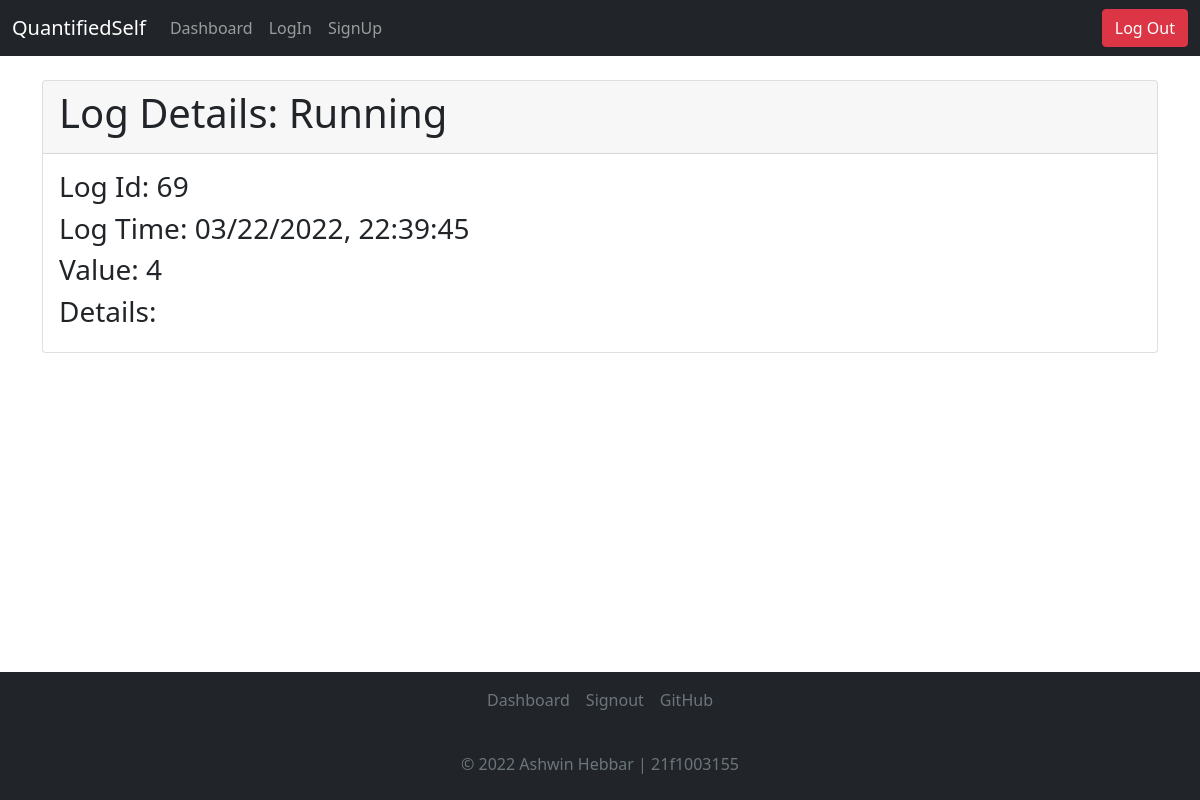
The page /dashboard/43/logs/69 (signed in) on the database its author committed.
### application/models.py (models this page shows)
class Tracker(db.Model):
    __tablename__ = 'tracker'
    id = db.Column(db.Integer, autoincrement=True, primary_key=True)
    userid = db.Column(db.Integer, db.ForeignKey("user.id"))
    name = db.Column(db.String, nullable=False)
    type = db.Column(db.Integer, nullable = False)
    choices = db.Column(db.String)
    details = db.Column(db.String)
    time = db.Column(db.String, nullable=False)

class Logs(db.Model):
    __tablename__ = 'logs'
    id = db.Column(db.Integer, autoincrement=True, primary_key=True)
    userid = db.Column(db.Integer, db.ForeignKey("user.id"))
    tid = db.Column(db.Integer, db.ForeignKey("tracker.id"))
    value = db.Column(db.String, nullable = False)
    data = db.Column(db.String)
    time = db.Column(db.String, nullable=False)

### controllers/logops.py (the view)
@app.route("/dashboard/<trackerid>/logs/<logid>", methods=["GET"])
@login_required
def view_log(trackerid, logid):
    tdet = Tracker.query.filter_by(id=trackerid).first()
    log = Logs.query.filter_by(id=logid, tid=trackerid).first()
    return render_template("view_log.html", log=log, tracker = tdet)

### main.py (called while the page is built)
@login_manager.user_loader
def load_user(user_id):
  return User.query.get(int(user_id))

### templates/view_log.html (shortened to what this page needs)
<!DOCTYPE html>
<html lang="en">
<head>
  <link href="https://cdn.jsdelivr.net/npm/bootstrap@5.1.3/dist/css/bootstrap.min.css" rel="stylesheet"
>
</head>
<body>
  <nav class="navbar navbar-expand-lg navbar-dark bg-dark">
    <div class="container-fluid">
      <a class="navbar-brand" href="#">QuantifiedSelf</a>
      <div class="collapse navbar-collapse">
        <ul class="navbar-nav me-auto mb-2 mb-lg-0">
          <li class="nav-item">
            <a class="nav-link" aria-current="page" href="/dashboard">Dashboard</a>
          </li>
          <li class="nav-item">
            <a class="nav-link" href="/login">LogIn</a>
          </li>
          <li class="nav-item">
            <a class="nav-link" href="/signup">SignUp</a>
          </li>
        </ul>
      </div>
      <button type="button" onclick="document.location='/logout'" class="btn btn-danger">Log Out</button>
    </div>
  </nav>
  <br>
  <div class="container">
    <div class="card">
      <div class="card-header">
        <h1>Log Details: {{tracker.name}}</h1>
      </div>
      <div class="card-body">
        <h3>Log Id: {{log.id}}</h3>
        <h3>Log Time: {{log.time}}</h3>
        <h3>Value: {{log.value}}</h3>
        <h3>Details: {{log.data}}</h3>
      </div>
    </div>
    <br>
    <div class="navbar fixed-bottom bg-dark d-flex flex-column">
      <footer class="py- my-0" style="bottom: 0; width: 100%;">
        <ul class="nav d-flex justify-content-center pb-3 mb-3 align-items-center justify-content-center ">
          <li class="nav-item"></li><a href="/dashboard" class="nav-link px-2 text-muted">Dashboard</a></li>
          <li class="nav-item"><a href="/signout" class="nav-link px-2 text-muted">Signout</a></li>
          <li class="nav-item"><a href="https://github.com/AshwinHebbar314/QuantifiedSelf"
              class="nav-link px-2 text-muted">GitHub</a></li>
        </ul>
        <p class="text-center text-muted">&copy; 2022 Ashwin Hebbar | 21f1003155</p>
      </footer>
    </div>
</body>
</html>

### rows shown on the page
Tracker: name "Running"
Logs: id "69", time "03/22/2022, 22:39:45", value "4"
